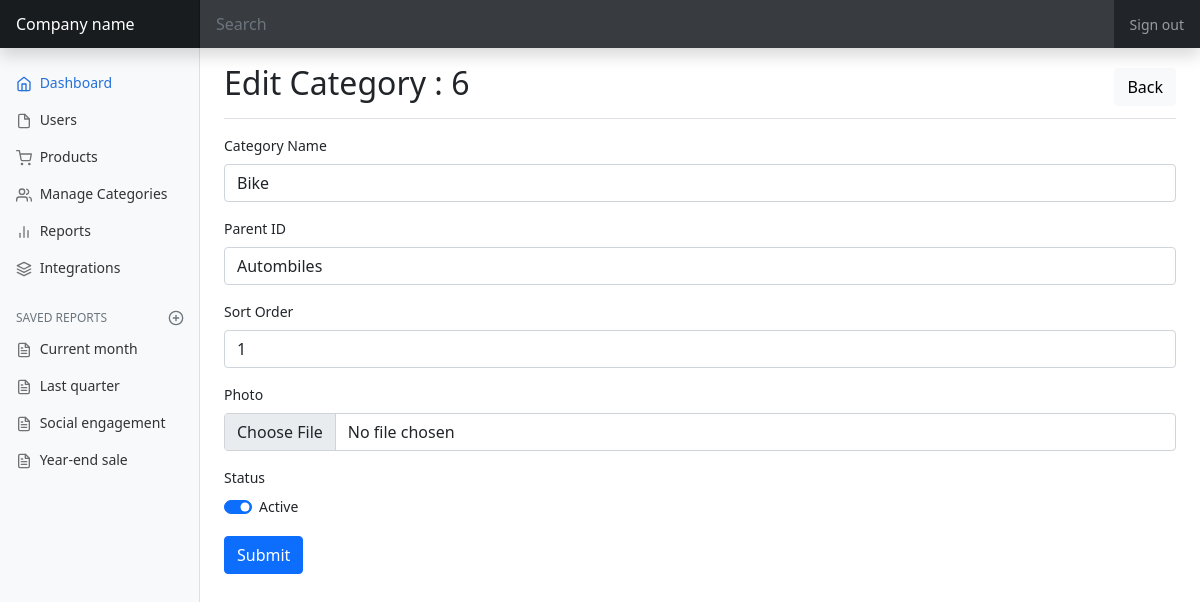
The app's page /admin/category-form.php?category_id=6 (signed in) with its own data.
### tables this page shows
CREATE TABLE `categories` (
  `category_id` int NOT NULL,
  `category_name` varchar(64) NOT NULL,
  `parent_id` int NOT NULL,
  `photo` varchar(64) NOT NULL,
  `sort_order` int NOT NULL,
  `status` tinyint(1) NOT NULL
);

### admin/library/category-form_lib.php (the view, shortened to what this page needs)
<?php
if(isset($_GET['category_id']) && !empty($_GET['category_id'])){
    $category_id = $_GET['category_id'];
    $document_title = 'Edit Category : ' . $category_id;
    $category_data = getCategory($category_id);
    if($category_data){
    $category_name = $category_data['category_name'];
    $sort_order = $category_data['sort_order'];
    $status = $category_data['status'];
    }else{
        addAlert('danger', 'Category ID not found!');
        redirect('categories.php');
    }
}
function getCategory($category_id){
    global $con;
    $sql = "SELECT * FROM categories WHERE category_id='". (int)$category_id ."'";
    $rs = mysqli_query($con, $sql);
    $rec = array();
    if(mysqli_num_rows($rs)){
        $rec = mysqli_fetch_assoc($rs);
    }
    return $rec;
}
function getCategories($parent_id){
    global $con;
    $sql = "SELECT * FROM categories WHERE parent_id=" . $parent_id;
    $rs = mysqli_query($con, $sql);
    $data = array();
    if(mysqli_num_rows($rs)){
        while($rec = mysqli_fetch_assoc($rs)){
            $data[] = $rec;
        }
    }
    return $data;
}
function makeCategory($parent_id, $selected_id = 0, $except_id = 0){
    $data_categories = getCategories($parent_id);
    foreach($data_categories as $data_category){
        $selected = '';
        if($selected_id == $data_category['category_id']){
            $selected = 'selected="selected"';
        }
        if($except_id != $data_category['category_id']){
            echo '<option '. $selected .' value="'. $data_category['category_id'] .'">'. getParents($data_category['parent_id']) . $data_category['category_name'] .'</option>';
        }else{
             return false;
        }
        makeCategory($data_category['category_id'], $selected_id, $except_id);
    }
}
function getParents($parent_id){
    $data_parent = getCategory($parent_id);
    $html = '';
    if(sizeof($data_parent)){
        $html .= getParents($data_parent['parent_id']);
        $html .= $data_parent['category_name'] .' &raquo; ';
    }
    return $html;
}

### admin/category-form.php (shortened to what this page needs)
<?php
require_once('includes/startup.php');
require_once('library/category-form_lib.php');
?>
<?php require_once('common/html_start.php'); ?>
<link href="css/dashboard.css" rel="stylesheet">
<?php require_once('common/body_start.php'); ?>
<?php require_once('common/header.php'); ?>
<?php require_once('common/sidebar.php'); ?>
<main class="col-md-9 ms-sm-auto col-lg-10 px-md-4 mb-4">
  <div class="d-flex justify-content-between flex-wrap flex-md-nowrap align-items-center pt-3 pb-2 mb-3 border-bottom">
    <h1 class="h2"><?php echo $document_title; ?></h1>
    <div class="btn-toolbar mb-2 mb-md-0">
      <a href="categories.php" class="btn btn-light">Back</a>
    </div>
  </div>
  <form action="" method="POST" enctype="multipart/form-data">
  <div class="mb-3">
    <label for="category_name" class="form-label">Category Name</label>
    <input type="text" class="form-control" id="category_name" name="category_name" value="<?php echo $category_name; ?>">
  </div>
  <div class="mb-3">
    <label for="parent_id" class="form-label">Parent ID</label>
    <select class="form-control" id="parent_id" name="parent_id">
      <?php makeCategory(0, $parent_id, $category_id); ?>
    </select>
  </div>
  <div class="mb-3">
    <label for="sort_order" class="form-label">Sort Order</label>
    <input type="text" class="form-control" id="sort_order" name="sort_order" value="<?php echo $sort_order; ?>">
  </div>
  <div class="mb-3">
    <label for="photo" class="form-label">Photo</label>
    <input type="file" class="form-control" id="photo" name="photo" />
  </div>
  <div class="mb-3">
    <label for="status" class="form-label">Status</label>
    <div class="form-check form-switch">
      <input class="form-check-input" type="checkbox" id="status" name="status" <?php echo ($status == 1)?'checked':''; ?>>
      <label class="form-check-label" for="status">Active</label>
    </div>
  </div>
  <button type="submit" class="btn btn-primary">Submit</button>
</form>
</main>
<?php require_once('common/scripts.php'); ?>
<?php require_once('common/html_end.php'); ?>

### admin/css/dashboard.css (style rules this page uses)
body { font-size: .875rem; }

### records on screen
categories: category_name "Bike", sort_order "1", status "☑"

### other values on screen
$document_title "Edit Category : 6"
form field parent_id "Autombiles"
